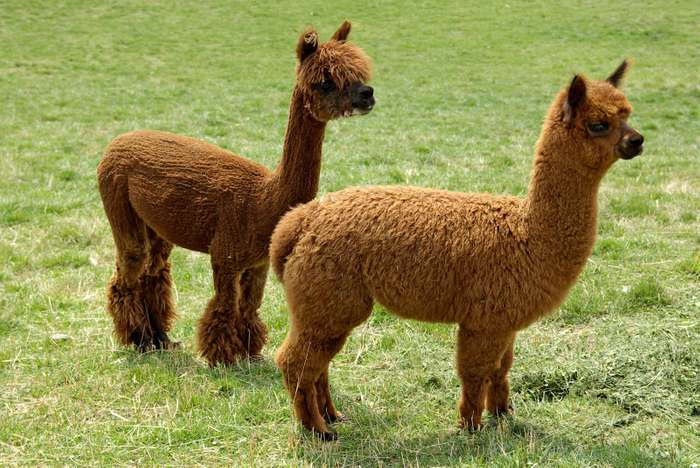
#> input picture 03_ComputationalArt/data/alpacas.jpg, 700 x 468 px
$ jupyter execute 02_images.ipynb
#> lines starting #> are read from the running program, lines starting #| are printed output that depends on the picture
[cell 1]
import matplotlib.pyplot as plt
from PIL import Image

[cell 2]
img = Image.open('data/alpacas.jpg')
#> img is the input picture: PIL image 700x468 RGB; mean R, G, B 143.9, 142.3, 80.4
rotated_image = img.rotate(180)
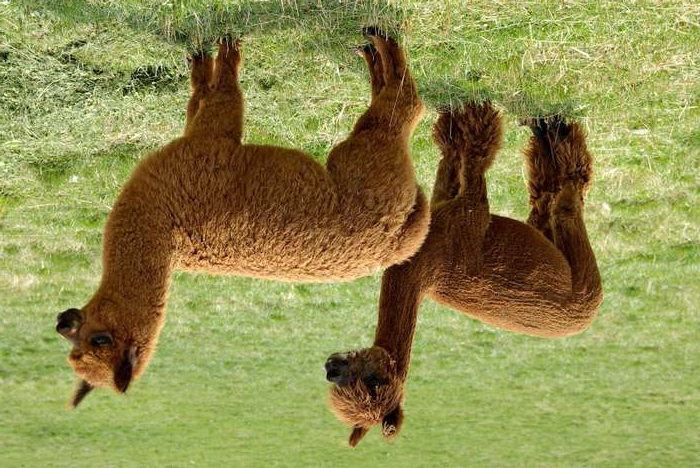
#> rotated_image: PIL image 700x468 RGB; mean R, G, B 143.9, 142.3, 80.4
img = rotated_image
pixel_values = img.load()

[cell 3]
def remap(value, low1, high1, low2, high2):

    return low2 + (value - low1) * (high2 - low2) / (high1 - low1)

[cell 4]
#set size of figure
plt.figure(figsize=(20,20))

width = 50
height = 50

#set limits of axis
plt.xlim(0, 50)
plt.ylim(0, 50)

numx = 50
numy = 50

dx = float(width)/numx
dy = float(height)/numy

for y in range(numy):
    for x in range(numx):
        px = x*dx+dx/2
        py = y*dy+dy/2

        c = remap(px, 0, width, 0, img.width)
        r = remap(py, 0, height, 0, img.height)
        col = pixel_values[int(c),int(r)]

        my_color = [col[0]/255, col[1]/255, col[2]/255]
        cir = plt.Circle((px, py), dx/2, color = my_color)

        plt.gcf().gca().add_artist(cir)
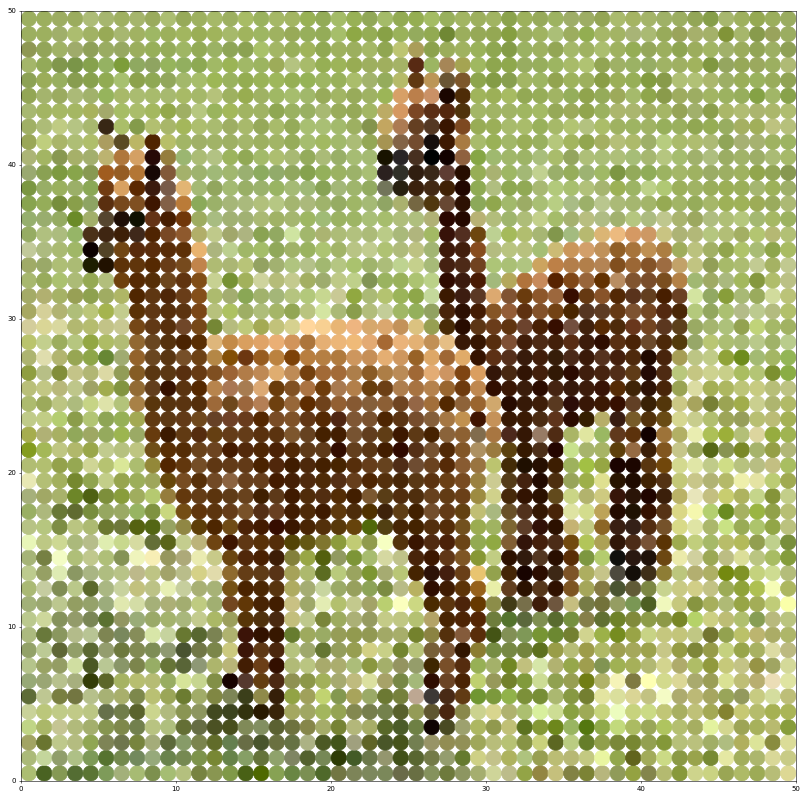
#> figure drawn by matplotlib, 1 panel

[cell 5]
#Clear the current figure
plt.clf()

plt.figure(figsize=(20,20))

width = 800
height = 800

#set limits of axis
plt.xlim(0, 800)
plt.ylim(0, 800)

numx = 100
numy = 100

dx = float(width)/numx
dy = float(height)/numy

for y in range(numy):
    for x in range(numx):

        px = x*dx+dx/2
        py = y*dy+dy/2

        c = remap(px, 0, width, 0, img.width)
        r = remap(py, 0, height, 0, img.height)
        col = pixel_values[int(c),int(r)]

        #turn to grayscale
        #0.2989 * R + 0.5870 * G + 0.1140 * B
        rad = 0.3*col[0] + 0.59*col[1] + 0.11*col[2]
        rad = rad/255

        radius = remap(rad, 0, 1, dx/2, 1)

        cir = plt.Circle((px, py), radius)

        plt.gcf().gca().add_artist(cir)
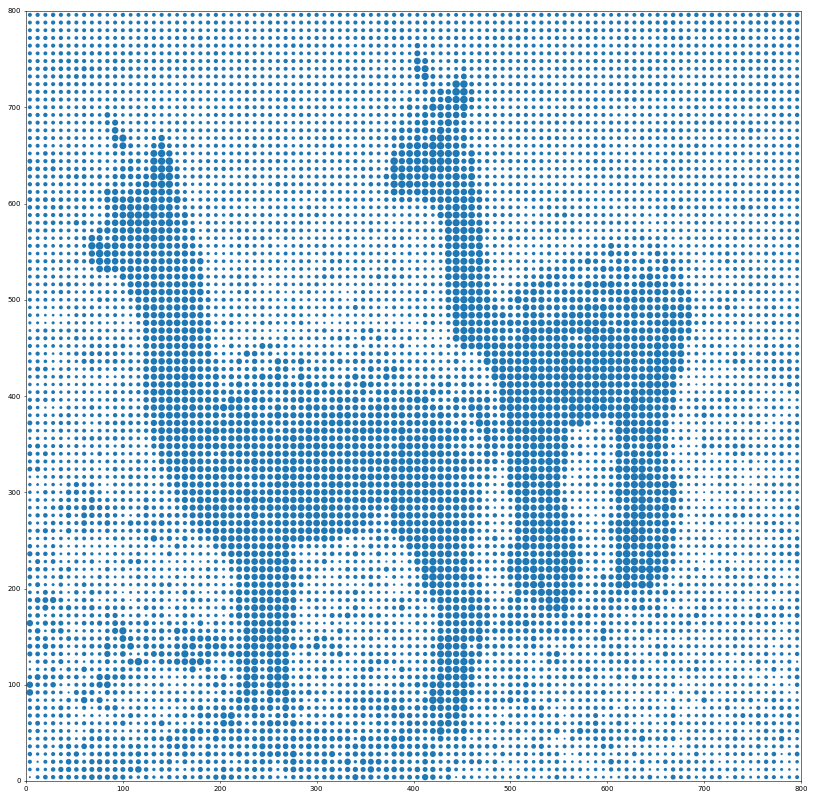
#> figure drawn by matplotlib, 1 panel

[cell 6]
plt.clf()
plt.figure(figsize=(20,20))

width = 800
height = 800

#set limits of axis
plt.xlim(0, 800)
plt.ylim(0, 800)

numx = 100
numy = 100

dx = float(width)/numx
dy = float(height)/numy


charlist = [' ','.',',','n','o','#','@']

for y in range(numy):
    for x in range(numx):

        c = remap(px, 0, width, 0, img.width)
        r = remap(py, 0, height, 0, img.height)
        col = pixel_values[int(c),int(r)]

        val = 0.3*col[0] + 0.59*col[1] + 0.11*col[2]
        val = val/255
        val = 1-val
        idx = int(val*(len(charlist)))
        c = charlist[idx]

        px = x*dx+dx/2
        py = y*dy+dy/2

        plt.text( px, py, c, fontsize= int(dx) + 3 )

plt.show()
